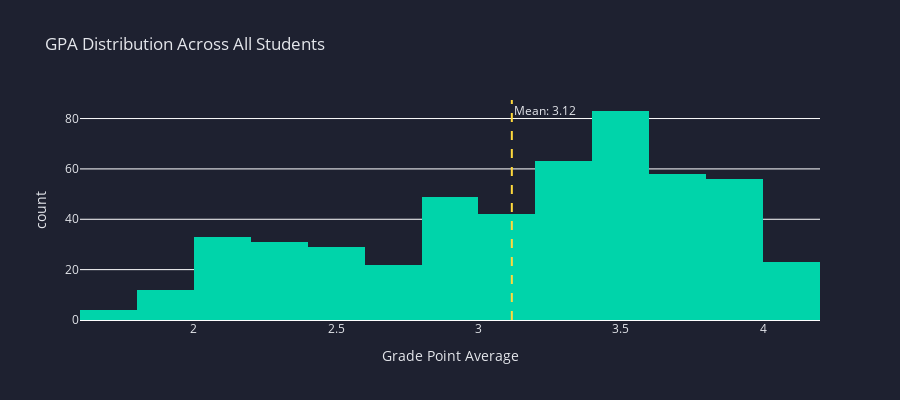

This figure's notebook cell:
### Markdown cell above
---
# 📈 SECTION 2: ACADEMIC PERFORMANCE ANALYSIS
Understanding student success metrics

### Code cell
# CHART 6: GPA Distribution
df_perf = df_master.dropna(subset=['GPA'])

fig = px.histogram(
    df_perf,
    x='GPA',
    nbins=20,
    title='GPA Distribution Across All Students',
    labels={'GPA': 'Grade Point Average'},
    color_discrete_sequence=['#00d4aa']
)

# Add mean line
mean_gpa = df_perf['GPA'].mean()
fig.add_vline(x=mean_gpa, line_dash="dash", line_color="#ffd93d", annotation_text=f"Mean: {mean_gpa:.2f}")

fig.update_layout(
    plot_bgcolor=COLORS['bg'],
    paper_bgcolor=COLORS['bg'],
    font=dict(color=COLORS['text']),
    height=400
)

fig.show()
print("💡 INSIGHT: Normal distribution? Skewed? Where's the majority?")

### Figure 1 — Plotly figure (JSON) as saved in the notebook; plotly's stock layout.template omitted (floating-point values rounded to 4 significant figures; data arrays with more than 128 entries replaced by an {"elided": "..."} marker saying what was removed)
{"data": [{"bingroup": "x", "hovertemplate": "Grade Point Average=%{x}<br>count=%{y}<extra></extra>", "legendgroup": "", "marker": {"color": "#00d4aa", "pattern": {"shape": ""}}, "name": "", "nbinsx": 20, "orientation": "v", "showlegend": false, "type": "histogram", "x": {"elided": "505 float values"}, "xaxis": "x", "yaxis": "y"}], "layout": {"annotations": [{"showarrow": false, "text": "Mean: 3.12", "x": 3.117, "xanchor": "left", "xref": "x", "y": 1, "yanchor": "top", "yref": "y domain"}], "barmode": "relative", "font": {"color": "#e4e6eb"}, "height": 400, "legend": {"tracegroupgap": 0}, "paper_bgcolor": "#1e2130", "plot_bgcolor": "#1e2130", "shapes": [{"line": {"color": "#ffd93d", "dash": "dash"}, "type": "line", "x0": 3.117, "x1": 3.117, "xref": "x", "y0": 0, "y1": 1, "yref": "y domain"}], "title": {"text": "GPA Distribution Across All Students"}, "xaxis": {"anchor": "y", "domain": [0, 1], "title": {"text": "Grade Point Average"}}, "yaxis": {"anchor": "x", "domain": [0, 1], "title": {"text": "count"}}}}
